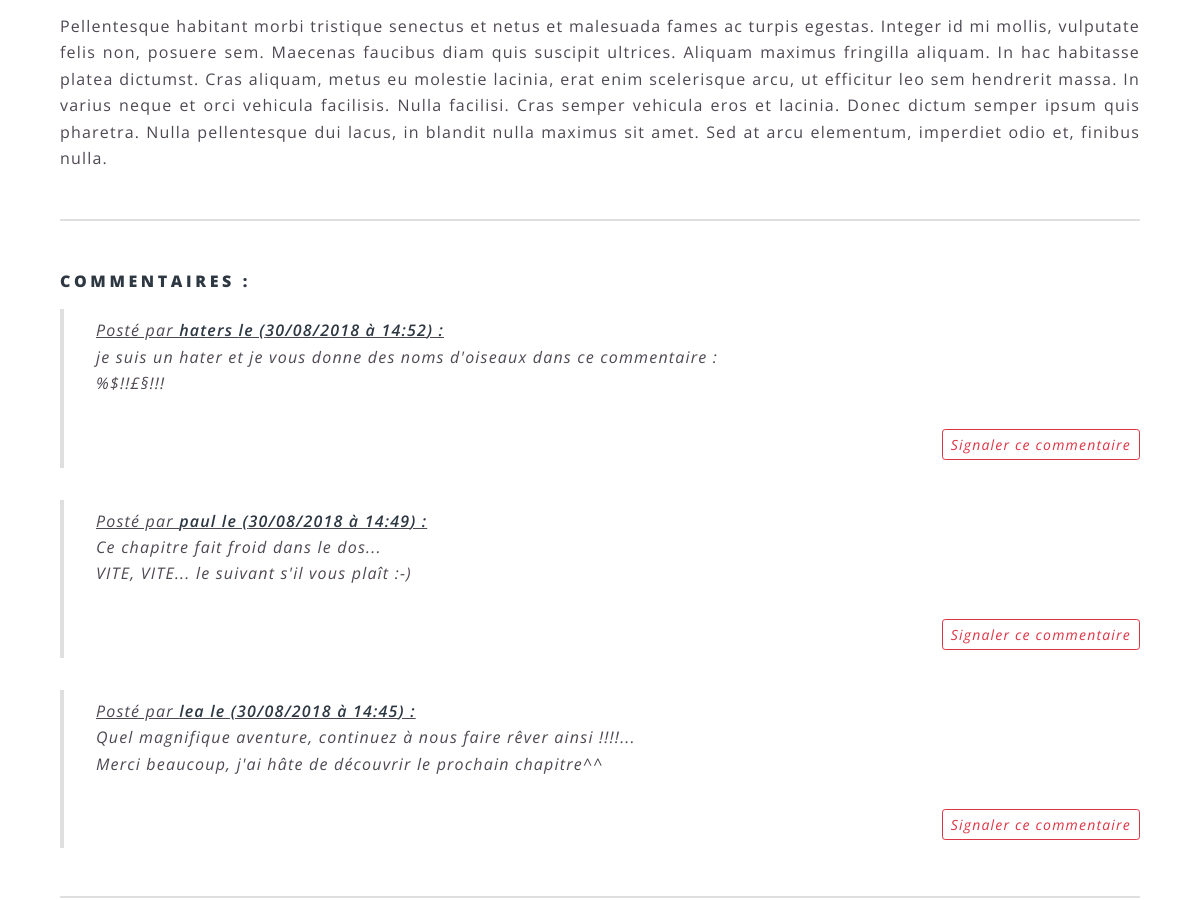
The page /?view=post&id=13 (middle part) on the database as committed earlier.
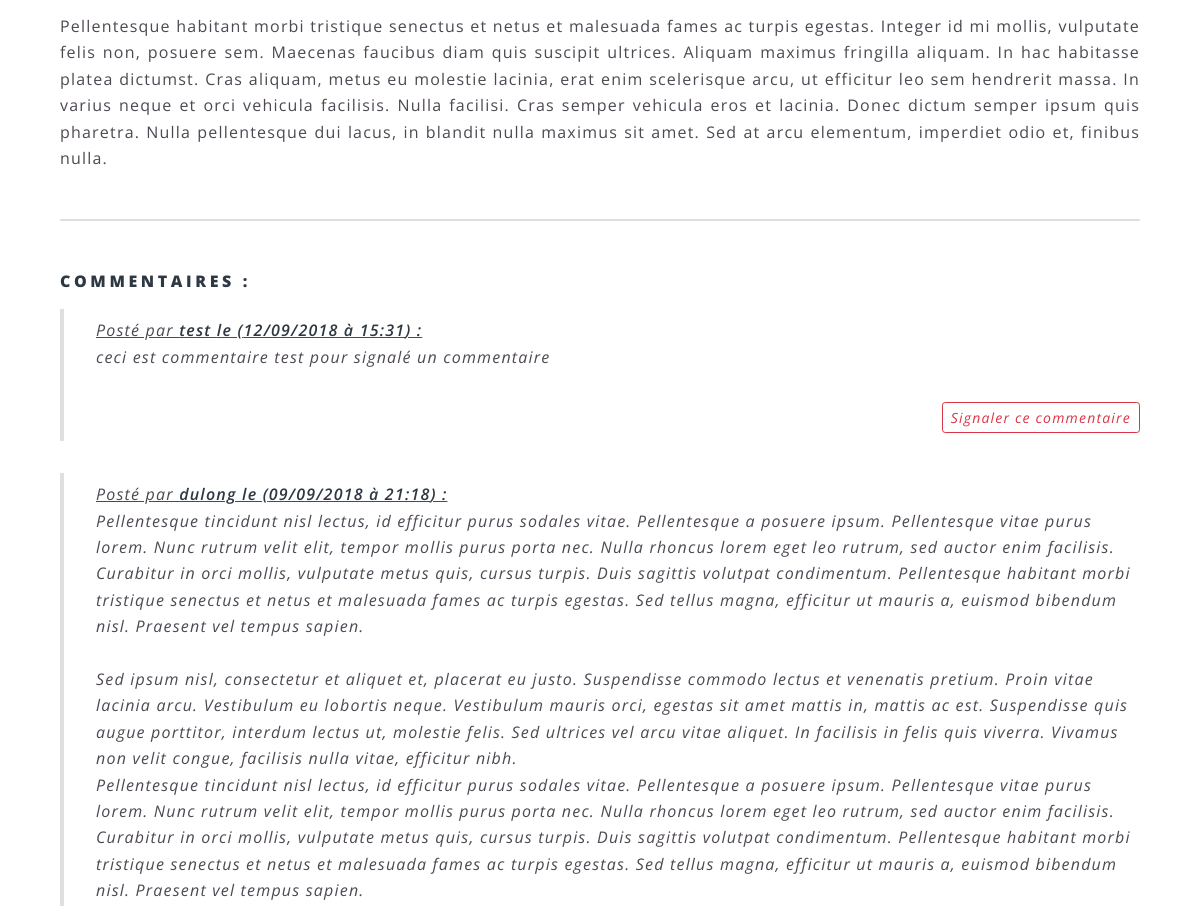
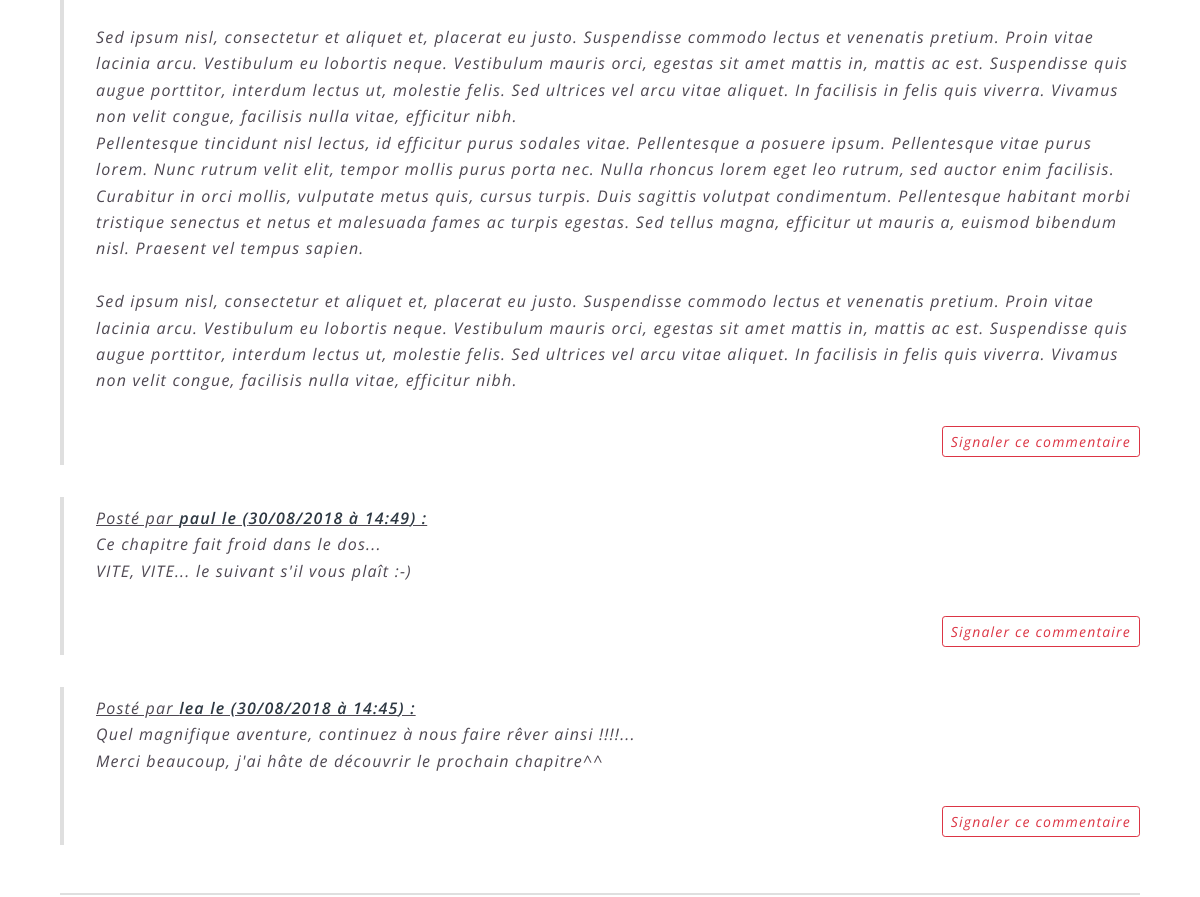
The same page on the database as committed later (2 pictures, top to bottom).
### tables this page shows
CREATE TABLE `posts` (
  `id` int(11) NOT NULL,
  `title` varchar(255) NOT NULL,
  `content` text NOT NULL,
  `writer` varchar(255) NOT NULL,
  `image` varchar(255) NOT NULL DEFAULT 'post.png',
  `date` datetime NOT NULL,
  `posted` tinyint(1) NOT NULL
);

CREATE TABLE `comments` (
  `id` int(11) NOT NULL,
  `name` varchar(255) NOT NULL,
  `email` varchar(255) NOT NULL,
  `comment` text NOT NULL,
  `post_id` int(11) NOT NULL,
  `date` datetime NOT NULL,
  `reported` tinyint(1) NOT NULL DEFAULT '0'
);

### controllers/post.controller.php (called while the page is built, shortened)
<?php
function get_post(){
    global $db;
    $req = $db->query("
        SELECT posts.id,
                posts.title,
                posts.image,
                posts.content,
                posts.date,
                admins.name
        FROM posts
        JOIN admins
        ON posts.writer = admins.email
        WHERE posts.id='{$_GET['id']}'
        AND posts.posted='1'
    ");
    $result = $req->fetchObject();
    return $result;
}
$post = get_post();
function get_comments(){
    global $db;
    $req = $db->query("SELECT * FROM comments WHERE post_id = '{$_GET['id']}' ORDER BY date DESC");
    $results = [];
    while($rows = $req->fetchObject()){
        $results[] = $rows;
    }
    return $results;
}
$responses = get_comments();

### controllers/autoload.php (called while the page is built, shortened)
<?php
    $pages = scandir('views/');
    if(isset($_GET['view']) && !empty($_GET['view'])){
        if(in_array($_GET['view'].'.php',$pages)){
            $page = $_GET['view'];
        }else{
            $page = "error";
        }
    }else{
        $page = "home";
}
$pages_controllers = scandir('controllers/');
if(in_array($page.'.controller.php',$pages_controllers)){
    include 'controllers/'.$page.'.controller.php';
}

### models/comments.php (the view)
<?php
    if($responses != false) {
        foreach ($responses as $response) {
            ?>
            <blockquote>
                <u>Posté par <strong><?= $response->name ?> le (<?= date("d/m/Y à H:i", strtotime($response->date)) ?>)
                        :</strong></u>
                <p><?= nl2br($response->comment) ?></p>
                <div style="text-align: right">
                <a href="#!" id="<?= $response->id ?>" type="button" class="btn btn-outline-danger btn-sm reported_comment">Signaler ce commentaire</a>
                </div>
            </blockquote>
            <?php
        }
    }else echo "Aucun commentaire n'a encore été publié... Soyez le premier!";

### index.php (shortened to what this page needs)
<?php
 require 'controllers/autoload.php';
?>
<!doctype html>
<html lang="fr">
<head>
    <link rel="stylesheet" href="assets/css/main.css" />
    <link rel="stylesheet" href="https://use.fontawesome.com/releases/v5.3.1/css/all.css">
</head>
<body class="landing is-preload">
<div id="page-wrapper">
    <?php include 'models/nav_menu.php'; ?>
    <?php include 'views/'.$page.'.php'; ?>
</div>
</body>
</html>

### models/nav_menu.php (shortened to what this page needs)
<div id="page-wrapper">

### views/post.php (shortened to what this page needs)
<?php
if($post == false){
    header("Location:index.php?view=error");
}else{
include 'models/wrap_post.php';
?>
    <section class="wrapper style5">
    <div class="inner">
            <p><?= $post->content ?></p>
<?php
}
?>
    <hr>
    <h4>Commentaires :</h4>
<?php include 'models/comments.php' ?>
    </div>
    </section>

### models/wrap_post.php (shortened to what this page needs)
<article id="main">

Rows that differ between the two databases and show on the page:
removed comments: name "haters", date "30/08/2018 à 14:52", comment "je suis un hater et je vous donne des noms d'oiseaux dans ce commentaire : %$!!£§!!!"
added comments: name "test", date "12/09/2018 à 15:31", comment "ceci est commentaire test pour signalé un commentaire"
added comments: name "dulong", date "09/09/2018 à 21:18", comment "Pellentesque tincidunt nisl lectus, id efficitur purus sodales vitae. Pellentesque a posuere ipsum. Pellentesque vitae purus lorem. Nunc rutrum velit elit, tempor mollis purus porta nec. Nulla rhoncus lorem eget leo rutrum, sed auctor enim facilisis. Curabitur in orci mollis, vulputate metus quis, cursus turpis. Duis sagittis volutpat condimentum. Pellentesque habitant morbi tristique senectus et netus et malesuada fames ac turpis egestas. Sed tellus magna, efficitur ut mauris a, euismod bibendum nisl. Praesent vel tempus sapien. Sed ipsum nisl, consectetur et aliquet et, placerat eu justo. Suspendisse commodo lectus et venenatis pretium. Proin vitae lacinia arcu. Vestibulum eu lobortis…"
